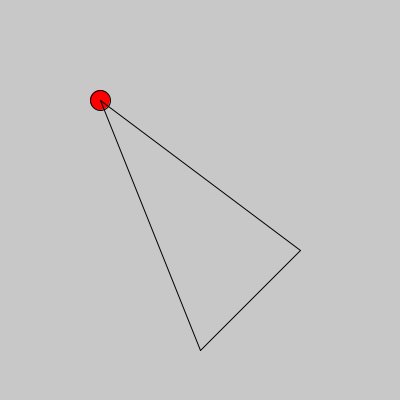
Frame 1 (no input)
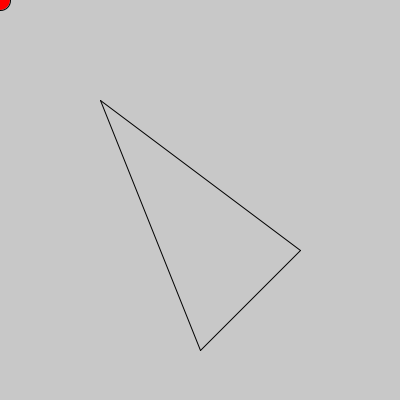
Frame 60 (the mouse pressed at the canvas centre just before this capture)
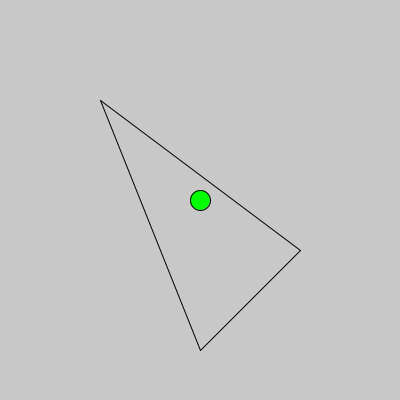
Frame 120 (the mouse held since frame 60 and released just before this capture)

The Processing sketch that drew these frames (run headless with seeded random() and noise(); from frame 60 on, the mouse is pressed at the canvas centre):

// Processing sketch: sketch_260224d
// ── sketch_260224d.pde
//(ay-by)x+(bx-ax)y-((ay-by)ax+(bx-ax)ay)=0

float ax = 100,
      ay = 100,
      bx = 200,
      by = 350,
      cx = 300,
      cy = 250,
      px = 100,
      py = 100;

float dontes(float p1x, float p1y, float p2x, float p2y, float x0, float y0){
  return (p1y-p2y)*x0+(p2x-p1x)*y0-((p1y-p2y)*p1x+(p2x-p1x)*p1y);
}

void setup(){
  size(400,400);
  ellipseMode(RADIUS);
}

void draw(){
  background(200);
  if (dontes(ax, ay, bx, by, px, py) * dontes(ax, ay, bx, by, cx, cy) > 0 &&
      dontes(bx, by, cx, cy, px, py) * dontes(bx, by, cx, cy, ax, ay) > 0 &&
      dontes(cx, cy, ax, ay, px, py) * dontes(cx, cy, ax, ay, bx, by) > 0){
    fill(0,255,0);
  }
  else {
    fill(255,0,0);
  }
  circle(px, py ,10);
  stroke(0);
  line(ax, ay, bx, by);
  line(bx, by, cx, cy);
  line(cx, cy, ax, ay);
  px = mouseX;
  py = mouseY;
}
